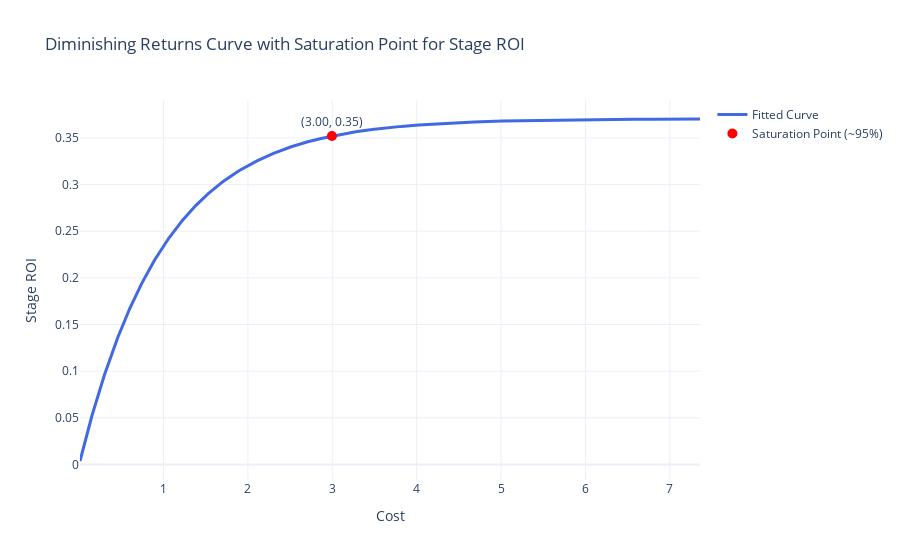

Notebook code cell kept with this figure:
### Markdown cell above
| Setup                 | Interpretation                                       | Use Case                      | Mathematically Valid?               |
| --------------------- | ---------------------------------------------------- | ----------------------------- | ----------------------------------- |
| **X = Cost, Y = ROI** | What ROI do I get as I spend more?                   | Budget planning, optimization | ✅ (intended use)                    |
| **X = ROI, Y = Cost** | How much do I need to spend to reach a specific ROI? | Reverse inference (rare)      | 🚫 Not standard, requires inversion |


DR says that the output cannot continue to increase at the same rate after a certain point. After a certain point, also called the saturation point, each dollar you spend has a relatively lower impact.

### Code cell
import plotly.graph_objects as go
from scipy.optimize import curve_fit
import numpy as np
import pandas as pd

# Define diminishing returns function
def diminishing_returns(x, a, b):
    return a * (1 - np.exp(-b * x))

# Extract x and y
x = df_grouped['Cost'].values
y = df_grouped['Stage ROI'].values

# Fit the curve
popt, _ = curve_fit(diminishing_returns, x, y, bounds=(0, [np.inf, 1]))
a, b = popt

# Predict fitted values
df_grouped['Fitted ROI'] = diminishing_returns(x, *popt)

# Calculate saturation point (95% of a)
saturation_x = -np.log(0.05) / b
saturation_y = diminishing_returns(saturation_x, *popt)

# Sort for smooth plotting
sorted_df = df_grouped.sort_values(by='Cost')

# Plot
fig = go.Figure()

# Add diminishing returns line
fig.add_trace(go.Scatter(
    x=sorted_df['Cost'],
    y=sorted_df['Fitted ROI'],
    mode='lines',
    name='Fitted Curve',
    line=dict(color='royalblue', width=3)
))

# Add saturation point
fig.add_trace(go.Scatter(
    x=[saturation_x],
    y=[saturation_y],
    mode='markers+text',
    name='Saturation Point (~95%)',
    marker=dict(color='red', size=10),
    text=[f"({saturation_x:.2f}, {saturation_y:.2f})"],
    textposition="top center"
))

# Layout
fig.update_layout(
    title='Diminishing Returns Curve with Saturation Point for Stage ROI',
    xaxis_title='Cost',
    yaxis_title='Stage ROI',
    template='plotly_white'
)

# st.plotly_chart(fig, use_container_width=True)  # Or fig.show() if not in Streamlit
fig.show()

### Figure 1 — Plotly figure (JSON) as saved in the notebook; plotly's stock layout.template omitted (floating-point values rounded to 4 significant figures; data arrays with more than 128 entries replaced by an {"elided": "..."} marker saying what was removed)
{"data": [{"line": {"color": "royalblue", "width": 3}, "mode": "lines", "name": "Fitted Curve", "type": "scatter", "x": {"elided": "7740 float values"}, "y": {"elided": "7740 float values"}}, {"marker": {"color": "red", "size": 10}, "mode": "markers+text", "name": "Saturation Point (~95%)", "text": ["(3.00, 0.35)"], "textposition": "top center", "type": "scatter", "x": [2.996], "y": [0.352]}], "layout": {"title": {"text": "Diminishing Returns Curve with Saturation Point for Stage ROI"}, "xaxis": {"title": {"text": "Cost"}}, "yaxis": {"title": {"text": "Stage ROI"}}}}
